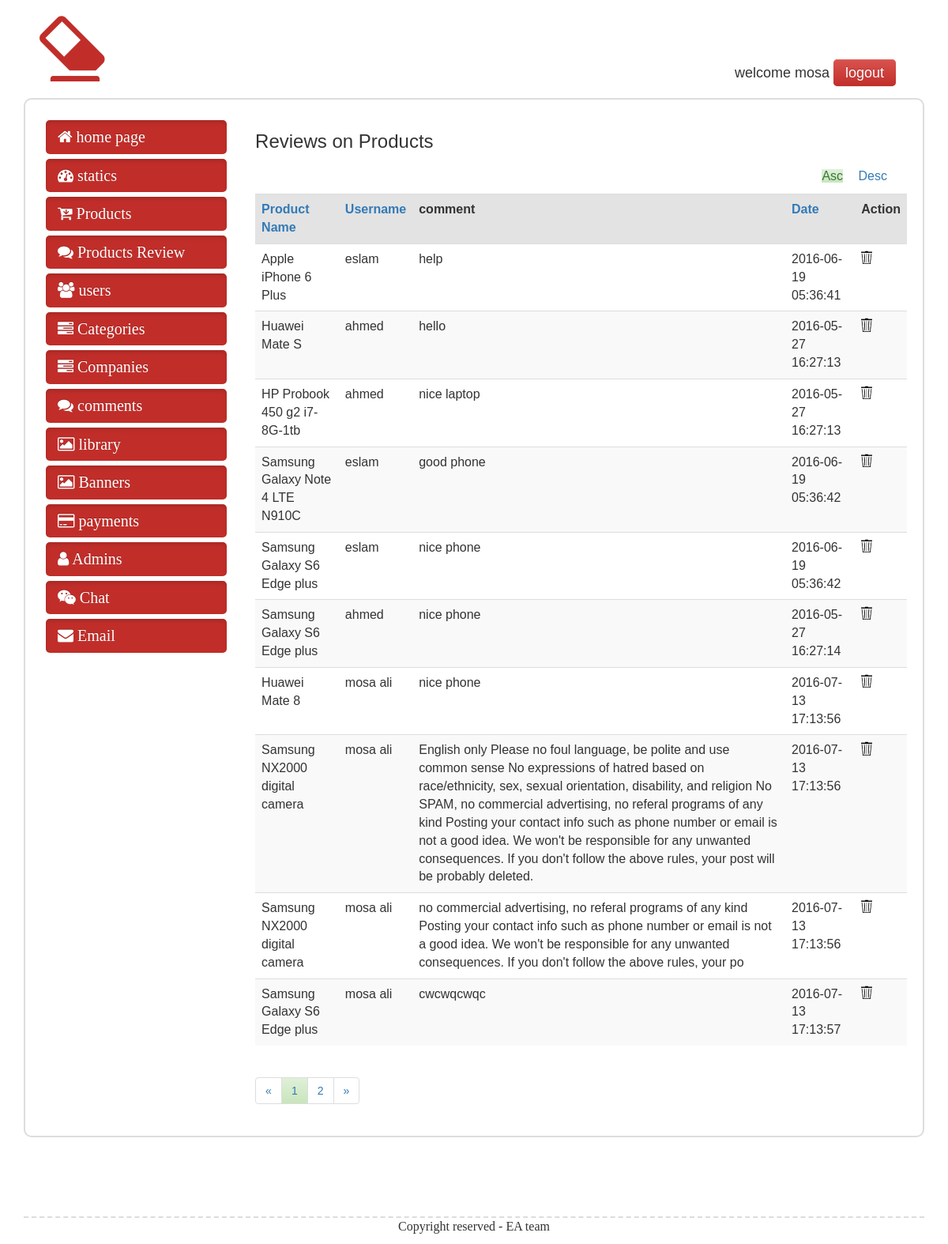
/app1/index.php?page=product_review (signed in), run on the app's committed database.
### tables this page shows
CREATE TABLE IF NOT EXISTS `comments` (
  `date` timestamp NULL DEFAULT CURRENT_TIMESTAMP ON UPDATE CURRENT_TIMESTAMP,
  `id` int(11) NOT NULL AUTO_INCREMENT,
  `phone_id` int(11) NOT NULL,
  `username` varchar(50) NOT NULL,
  `comment` text NOT NULL,
  PRIMARY KEY (`id`)
);

CREATE TABLE IF NOT EXISTS `specifications` (
  `id` int(11) NOT NULL AUTO_INCREMENT,
  `name` varchar(500) NOT NULL,
  `type` varchar(50) NOT NULL,
  `price` int(100) NOT NULL,
  `product_quantity` int(11) NOT NULL,
  `image` varchar(200) NOT NULL,
  `video` varchar(200) NOT NULL,
  `network` varchar(1000) NOT NULL,
  `launch` varchar(500) NOT NULL,
  `body` varchar(700) NOT NULL,
  `display` varchar(700) NOT NULL,
  `platform` varchar(700) NOT NULL,
  `memory` varchar(700) NOT NULL,
  `camera` varchar(700) NOT NULL,
  `sound` varchar(700) NOT NULL,
  `comms` varchar(700) NOT NULL,
  `features` varchar(700) NOT NULL,
  `battery` varchar(700) NOT NULL,
  `cat_id` int(100) NOT NULL DEFAULT '1',
  `descrip` text NOT NULL,
  `tags` varchar(250) NOT NULL,
  `sale` int(3) NOT NULL DEFAULT '0',
  `video_memory` varchar(100) NOT NULL,
  PRIMARY KEY (`id`)
);

### include/autoloader.php (called while the page is built, shortened)
<?php
function autoloader($classname)
{
    $paths=array('../app1/model/','app1/model/');
    foreach ($paths as $path){
    $path1 = $path.$classname.'.php';
    if(file_exists(strtolower($path1))){
      return;
    }
    }
}

### app1/model/awebarts.php (called while the page is built, shortened)
<?php
class awebarts {
    function connect_db() {
        include_once  'database.php';
        $var= 'include/vars.php';
        $this->use= new Database($var);
    }
}

### app1/include/vars.php (called while the page is built)
<?php
$hostname='localhost';
$username='root';
$password='';
$database='webarts';
?>

### app1/model/database.php (called while the page is built, shortened)
<?php
class Database {
    private $host;
    private $username;
    private $password;
    private $database;
    function __construct($filename) {
        $this->host = $hostname;
        $this->username = $username;
        $this->password = $password;
        $this->database = $database;
    }
    public function connect_db() {
        try {
            $this->connect = new PDO("mysql:host=$this->host;dbname=$this->database", $this->username, $this->password);
        } catch (Exception $ex) {
            echo 'you faild to connect to db' . $ex->getMessage();
        }
    }
}

### app1/model/display.php (called while the page is built, shortened)
<?php
class display extends awebarts {
    private $tablename;
    function __construct($tablename) {
        $this->tablename = $tablename;
    }
    public function extra($sql) {
        $query = $this->use->connect->prepare($sql);
        $query->execute();
        $this->record = $query->fetchAll(PDO::FETCH_ASSOC);
        return $this->record;
    }
    public function pagination($col,$value,$start,$extra="",$perPage=9,$order='id desc',$select='*',$where="where")
    { if($where=='where')
       $where.=" $col = '$value' ";
    $start=$start-1;
    $start=$start*$perPage;
    if($col=="cat_id")
        $sql = "select $select from $this->tablename $where  $extra order by $order limit $start,$perPage ";
    else
         $sql = "select $select from $this->tablename $where $extra order by $order limit $start,$perPage ";
    $query = $this->use->connect->prepare($sql);
        $query->execute();
        $this->row_sections = $query->fetchAll();
    return $this->row_sections;
    }
}

### app1/views/v_pro_review.php (the view, shortened to what this page needs)
<h3> Reviews on Products  </h3>
<div class="sort">
    <a href="?page=product_review&page_no=<?php echo $_GET['page_no']?>&s=a<?php if(isset($_GET['by'])) echo "&by={$_GET['by']}";?>"class="<?php if($_GET['s']=='a')echo "alert-success";?>">Asc</a>
    <a href="?page=product_review&page_no=<?php echo $_GET['page_no']?>&s=d<?php if(isset($_GET['by'])) echo "&by={$_GET['by']}";?>" class="<?php if($_GET['s']=='d')echo "alert-success";?>">Desc</a>
</div>
<table style="" class="table  table-hover sectiontable table-striped">
    <tr class="">
        <th><a  title="sort by name" href="?page=product_review&page_no=<?php echo $_GET['page_no']?>&s=<?php echo $_GET['s'];?>&by=name">Product Name</a></th>
        <th><a  title="sort by username" href="?page=product_review&page_no=<?php echo $_GET['page_no']?>&s=<?php echo $_GET['s'];?>&by=username"> Username </a></th>
        <th>comment</th>
        <th><a  title="sort by date" href="?page=product_review&page_no=<?php echo $_GET['page_no']?>&s=<?php echo $_GET['s'];?>&by=date"> Date </a></th>
        <th>Action</th>
    </tr>
    <?php
    for ($i = 0; $i < count($show_review); $i++) {
        echo "
  <tr>
    <td>{$show_review[$i]['name']}</td>
    <td>{$show_review[$i]['username']}</td>
    <td>{$show_review[$i]['comment']}</td>
    <td>{$show_review[$i]['date']}</td>
    <td>"
        ?>
        <a href="#"  onclick="get_id('controler/ajax_pages/ajax_delt_review.php', '<?php echo $show_review[$i]['id']; ?>', '#place')"
           data-toggle='modal' data-target='.bs-example-modal-lg'>
            <img src='resources/img/delete.png' style='width: 14px;'>
        </a>
        <?php
        echo"
    </td>
  </tr>
  ";
    }
    ?>
</table>
 <ul class="pagination">
            <?php
            $prev = $_GET['page_no'];
            if ($prev == 1)
                $prev = 1;
            else
                $prev = $prev - 1;
            echo "<li ><a href='index.php?page=product_review&page_no={$prev}";if(isset($_GET['s']))echo "&s={$_GET['s']}";
            if(isset($_GET['by']))echo '&by='.$_GET['by'];
            echo"'>«</a></li>";
            for ($i = 1; $i <= $noOfpages; $i++){
                echo " <li><a href='index.php?page=product_review&page_no={$i}";if(isset($_GET['s']))echo "&s={$_GET['s']}";
                  if(isset($_GET['by']))echo '&by='.$_GET['by'];
                  echo"' class='";
                if($i==$_GET['page_no'])echo "alert-success";
            echo "'>$i</a></li>";}
            $next = $_GET['page_no'];
            if ($next == $noOfpages)
                $prev = $noOfpages;
            else
                $next = $next + 1;
            echo "<li ><a href='index.php?page=product_review&page_no={$next}";if(isset($_GET['s']))echo "&s={$_GET['s']}";
              if(isset($_GET['by']))echo '&by='.$_GET['by'];
              echo"'>»</a></li>";
             ?>
        </ul>

### app1/resources/css/style.css (style rules this page uses)
th { background:#e3e3e3 }
body, html { height: 100%; background-repeat: no-repeat; font-family: 'Oxygen', sans-serif; }
.sort { padding: 10px; float: right; font-size: 16px; }
.sort a { margin-right: 15px; }

### data on the page
comments: specifications.name "Apple iPhone 6 Plus", username "eslam", comment "help", date "2016-06-19 05:36:41"
comments: specifications.name "Huawei Mate S", username "ahmed", comment "hello", date "2016-05-27 16:27:13"
comments: specifications.name "HP Probook 450 g2 i7-8G-1tb", username "ahmed", comment "nice laptop", date "2016-05-27 16:27:13"
comments: specifications.name "Samsung Galaxy Note 4 LTE N910C", username "eslam", comment "good phone", date "2016-06-19 05:36:42"
comments: specifications.name "Samsung Galaxy S6 Edge plus", username "eslam", comment "nice phone", date "2016-06-19 05:36:42"
comments: specifications.name "Samsung Galaxy S6 Edge plus", username "ahmed", comment "nice phone", date "2016-05-27 16:27:14"
comments: specifications.name "Huawei Mate 8", username "mosa ali", comment "nice phone", date "2016-07-13 17:13:56"
comments: specifications.name "Samsung NX2000 digital camera", username "mosa ali", comment "English only Please no foul language, be polite and use common sense No expressions of hatred based on race/ethnicity, sex, sexual orientation, disability, and religion No SPAM, no commercial advertising, no referal programs of any kind Posting your contact info such as phone number or email is not a good idea. We won't be responsible for any unwanted consequences. If you don't follow the above rules, your post will be probably deleted.", date "2016-07-13 17:13:56"
comments: specifications.name "Samsung NX2000 digital camera", username "mosa ali", comment "no commercial advertising, no referal programs of any kind Posting your contact info such as phone number or email is not a good idea. We won't be responsible for any unwanted consequences. If you don't follow the above rules, your po", date "2016-07-13 17:13:56"
comments: specifications.name "Samsung Galaxy S6 Edge plus", username "mosa ali", comment "cwcwqcwqc", date "2016-07-13 17:13:57"

### other printed values
$_SESSION['admin'] "mosa"
